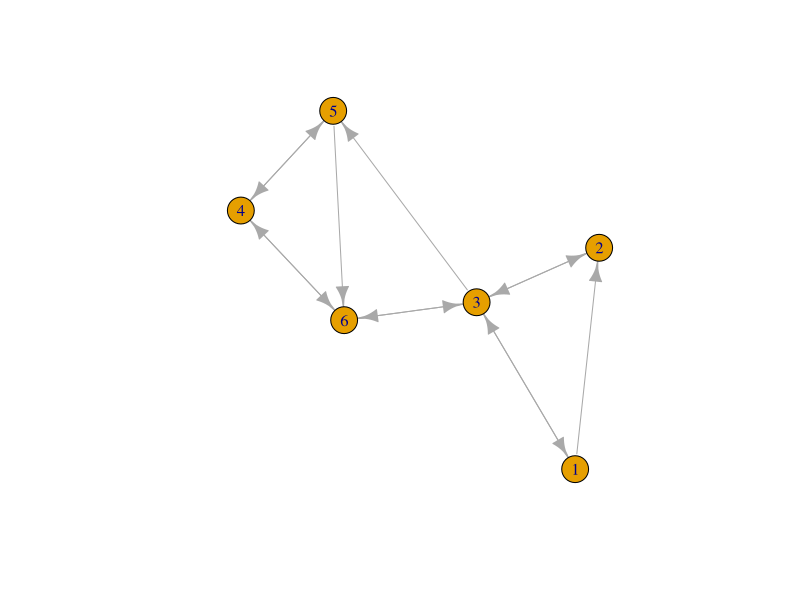

R code for this plot:
A <- matrix(c(0,0.5,0.5,0,0,0,
              0,0,1,0,0,0,
              0.25,0.25,0,0,0.25,0.25,
              0,0,0,0,0.5,0.5,
              0,0,0,0.5,0,0.5,
              0,0,0.5,0.5,0,0),ncol=6)
A
# To model Decay, we set B = d x A + (1 - d)/n
# When decay (d) = 0.85
B <- 0.85*A + 0.15/6
B
# Now we will create the uniform rank vector
r <- matrix(rep(1/6,6))
# We will require the "expm" package to access matrix exponation. In this function, we will perform power iterations 
# on matrix B until the ranks converge. We will structure this function to test equality between B^i and B^(i+1).
# For simplicity, we will test equality of the first 8 decimal places of the 6 values in the the two ranks.
# When all 6 of the values are equal, the sum of the equality will equal 6 and the loop will break. We will then be 
# able to print the value of i at which the ranks begin to converge.
suppressWarnings(suppressMessages(library(expm)))
for (i in 1:100){
  if (sum(round((B %^% i) %*% r,8) == round((B %^% (i+1)) %*% r,8))!=6)
    {
      next
    }
  else
    {
      break
    }
}
print(i)
# To visualize the convergence, we can print (B %^% i) %*% r for i = 22,23,24,25
(B %^% 23) %*% r
(B %^% 24) %*% r
(B %^% 25) %*% r
# This shows that we see convergence to four decimal places starting as early as the 12th iteration:
(B %^% 12) %*% r
# And convergence to decimal places at the 7th iteration:
(B %^% 7) %*% r
# This will return the Eigenvalues of matrix A
eigenValues <- as.numeric(eigen(B)$values)
eigenVector <- matrix(as.numeric(eigen(B)$vectors[,1],nrow=6,byrow=6))
# And this will confirm that the largest EigenValue is 1. Since the eigen function returns the eigenvalues in 
# decreasing order, we can call the first element to find the max
eigenValues[1]
max(eigenValues)
# Now we will look at the corresponding eigenvector, rescaled by the sum of its elements:
eigenVector <- eigenVector/sum(eigenVector)
eigenVector
# We see that it is the same as our rank:
(B %^% 23) %*% r
eigenVector > 0 # test that all entries are positive
sum(eigenVector) # test that they sum to 1
suppressWarnings(suppressMessages(library(igraph)))
# Now we will use the igraph package to show the links between websites and to demonstrate that the page.rank
# function will return the same PageRank vector as above.
webLinks <- data.frame(fromSite=c(1,1,2,3,3,3,3,4,4,5,5,6,6), toSite=c(2,3,3,1,2,5,6,5,6,4,6,3,4))
webGraph <- graph.data.frame(webLinks)
plot(webGraph)
matrix(page.rank(webGraph)$vector,nrow=6)
